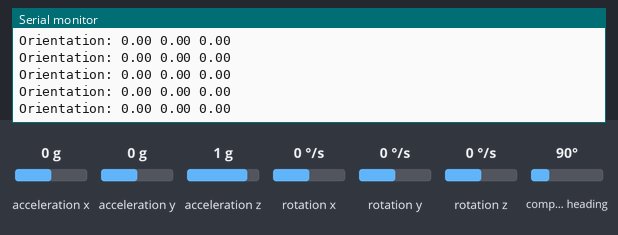
A sketch run on a simulated Arduino Uno, built with avr-gcc and run on an emulated ATmega328P. On the bench: the last lines printed to the serial monitor. The test bench sets the inputs (shaded band); at power-on: rotation x 0 °/s, rotation y 0 °/s, rotation z 0 °/s, acceleration x 0 g, acceleration y 0 g, acceleration z 1 g, compass heading 90°.

Above: at 2.7 s.
2.8 s: rotation x set to -192 °/s
At 2.86 s:
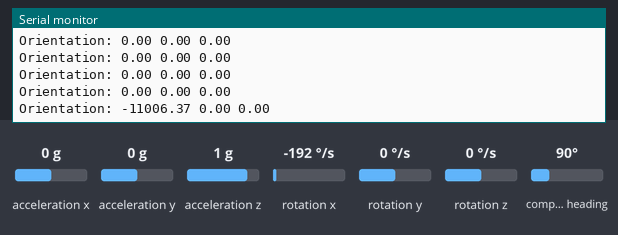
4.3 s: rotation y set to -192 °/s
At 4.3 s:
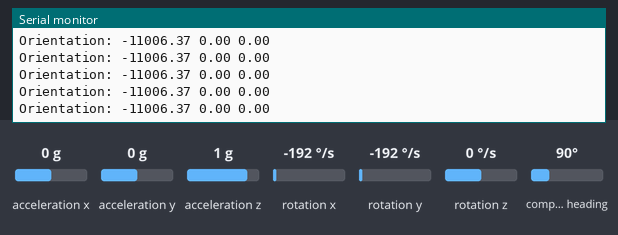
5.8 s: rotation z set to -192 °/s
At 5.86 s:
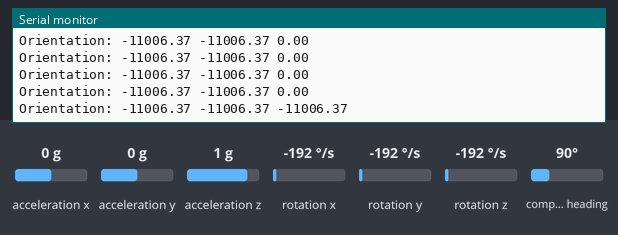

Measured:
- after the input at 2.8 s, the serial monitor: prints a new line after 0.05 s (image 1)
- after the input at 5.8 s, the serial monitor: prints a new line after 0.05 s (image 3)

The sketch:

BunnyTest.ino
```cpp
#include <Wire.h>
#include <Adafruit_Sensor.h>
#include <Adafruit_BNO055.h>
#include <utility/imumaths.h>

/* This driver uses the Adafruit unified sensor library (Adafruit_Sensor),
   which provides a common 'type' for sensor data and some helper functions.

   To use this driver you will also need to download the Adafruit_Sensor
   library and include it in your libraries folder.

   You should also assign a unique ID to this sensor for use with
   the Adafruit Sensor API so that you can identify this particular
   sensor in any data logs, etc.  To assign a unique ID, simply
   provide an appropriate value in the constructor below (12345
   is used by default in this example).

   Connections
   ===========
   Connect SCL to analog 5
   Connect SDA to analog 4
   Connect VDD to 3.3-5V DC
   Connect GROUND to common ground

   History
   =======
   2015/MAR/03  - First release (KTOWN)
*/

/* Set the delay between fresh samples */
#define BNO055_SAMPLERATE_DELAY_MS (100)

Adafruit_BNO055 bno = Adafruit_BNO055(55);

/**************************************************************************/
/*
    Displays some basic information on this sensor from the unified
    sensor API sensor_t type (see Adafruit_Sensor for more information)
*/
/**************************************************************************/
void displaySensorDetails(void)
{
  sensor_t sensor;
  bno.getSensor(&sensor);
  Serial.println("------------------------------------");
  Serial.print  ("Sensor:       "); Serial.println(sensor.name);
  Serial.print  ("Driver Ver:   "); Serial.println(sensor.version);
  Serial.print  ("Unique ID:    "); Serial.println(sensor.sensor_id);
  Serial.print  ("Max Value:    "); Serial.print(sensor.max_value); Serial.println(" xxx");
  Serial.print  ("Min Value:    "); Serial.print(sensor.min_value); Serial.println(" xxx");
  Serial.print  ("Resolution:   "); Serial.print(sensor.resolution); Serial.println(" xxx");
  Serial.println("------------------------------------");
  Serial.println("");
  delay(500);
}

/**************************************************************************/
/*
    Arduino setup function (automatically called at startup)
*/
/**************************************************************************/
void setup(void)
{
  Serial.begin(115200);
  Serial.println("Orientation Sensor Test"); Serial.println("");

  /* Initialise the sensor */
  if(!bno.begin())
  {
    /* There was a problem detecting the BNO055 ... check your connections */
    Serial.print("Ooops, no BNO055 detected ... Check your wiring or I2C ADDR!");
    while(1);
  }

  delay(1000);

  /* Display some basic information on this sensor */
  displaySensorDetails();
}

/**************************************************************************/
/*
    Arduino loop function, called once 'setup' is complete (your own code
    should go here)
*/
/**************************************************************************/
void loop(void)
{
  /* Get a new sensor event */
  //sensors_event_t event;
  //bno.getEvent(&event);
  imu::Vector<3> euler = bno.getVector(Adafruit_BNO055::VECTOR_GYROSCOPE);

  /* Board layout:
         +----------+
         |         *| RST   PITCH  ROLL  HEADING
     ADR |*        *| SCL
     INT |*        *| SDA     ^            /->
     PS1 |*        *| GND     |            |
     PS0 |*        *| 3VO     Y    Z-->    \-X
         |         *| VIN
         +----------+
  */

  /* The processing sketch expects data as roll, pitch, heading */
  Serial.print(F("Orientation: "));
  Serial.print((float)euler.x() * 180 / 3.14);
  Serial.print(F(" "));
  Serial.print((float)euler.y() * 180 / 3.14);
  Serial.print(F(" "));
  Serial.print((float)euler.z() * 180 / 3.14);
  Serial.println(F(""));

  /* Also send calibration data for each sensor. */
  /*
  uint8_t sys, gyro, accel, mag = 0;
  bno.getCalibration(&sys, &gyro, &accel, &mag);
  Serial.print(F("Calibration: "));
  Serial.print(sys, DEC);
  Serial.print(F(" "));
  Serial.print(gyro, DEC);
  Serial.print(F(" "));
  Serial.print(accel, DEC);
  Serial.print(F(" "));
  Serial.println(mag, DEC);
  */

  delay(BNO055_SAMPLERATE_DELAY_MS);
}
```
